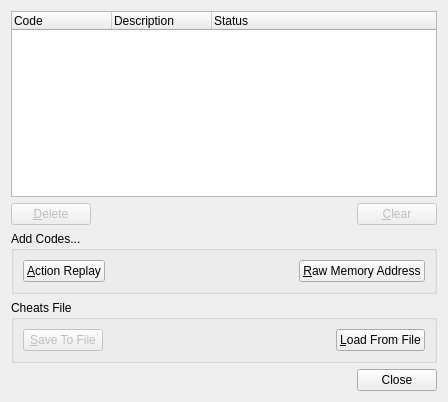
<ui version="4.0" >
 <class>UICheats</class>
 <widget class="QDialog" name="UICheats" >
  <property name="geometry" >
   <rect>
    <x>0</x>
    <y>0</y>
    <width>448</width>
    <height>402</height>
   </rect>
  </property>
  <property name="windowTitle" >
   <string>Cheats</string>
  </property>
  <layout class="QVBoxLayout" >
   <item>
    <widget class="QTreeWidget" name="twCheats" >
     <property name="columnCount" >
      <number>3</number>
     </property>
     <column>
      <property name="text" >
       <string>Code</string>
      </property>
     </column>
     <column>
      <property name="text" >
       <string>Description</string>
      </property>
     </column>
     <column>
      <property name="text" >
       <string>Status</string>
      </property>
     </column>
    </widget>
   </item>
   <item>
    <layout class="QHBoxLayout" >
     <item>
      <widget class="QPushButton" name="pbDelete" >
       <property name="enabled" >
        <bool>false</bool>
       </property>
       <property name="text" >
        <string>&amp;Delete</string>
       </property>
      </widget>
     </item>
     <item>
      <spacer>
       <property name="orientation" >
        <enum>Qt::Horizontal</enum>
       </property>
       <property name="sizeHint" >
        <size>
         <width>40</width>
         <height>20</height>
        </size>
       </property>
      </spacer>
     </item>
     <item>
      <widget class="QPushButton" name="pbClear" >
       <property name="enabled" >
        <bool>false</bool>
       </property>
       <property name="text" >
        <string>&amp;Clear</string>
       </property>
      </widget>
     </item>
    </layout>
   </item>
   <item>
    <widget class="QGroupBox" name="gbAddCodes" >
     <property name="title" >
      <string>Add Codes...</string>
     </property>
     <layout class="QHBoxLayout" >
      <item>
       <widget class="QPushButton" name="pbAR" >
        <property name="text" >
         <string>&amp;Action Replay</string>
        </property>
       </widget>
      </item>
      <item>
       <spacer>
        <property name="orientation" >
         <enum>Qt::Horizontal</enum>
        </property>
        <property name="sizeHint" >
         <size>
          <width>40</width>
          <height>20</height>
         </size>
        </property>
       </spacer>
      </item>
      <item>
       <widget class="QPushButton" name="pbRaw" >
        <property name="text" >
         <string>&amp;Raw Memory Address</string>
        </property>
       </widget>
      </item>
     </layout>
    </widget>
   </item>
   <item>
    <widget class="QGroupBox" name="groupBox" >
     <property name="title" >
      <string>Cheats File</string>
     </property>
     <layout class="QHBoxLayout" >
      <item>
       <widget class="QPushButton" name="pbSaveFile" >
        <property name="enabled" >
         <bool>false</bool>
        </property>
        <property name="text" >
         <string>&amp;Save To File</string>
        </property>
       </widget>
      </item>
      <item>
       <spacer>
        <property name="orientation" >
         <enum>Qt::Horizontal</enum>
        </property>
        <property name="sizeHint" >
         <size>
          <width>40</width>
          <height>20</height>
         </size>
        </property>
       </spacer>
      </item>
      <item>
       <widget class="QPushButton" name="pbLoadFile" >
        <property name="text" >
         <string>&amp;Load From File</string>
        </property>
       </widget>
      </item>
     </layout>
    </widget>
   </item>
   <item>
    <widget class="QDialogButtonBox" name="dbbButtons" >
     <property name="standardButtons" >
      <set>QDialogButtonBox::Close</set>
     </property>
    </widget>
   </item>
  </layout>
 </widget>
 <resources/>
 <connections>
  <connection>
   <sender>dbbButtons</sender>
   <signal>rejected()</signal>
   <receiver>UICheats</receiver>
   <slot>reject()</slot>
   <hints>
    <hint type="sourcelabel" >
     <x>347</x>
     <y>321</y>
    </hint>
    <hint type="destinationlabel" >
     <x>335</x>
     <y>376</y>
    </hint>
   </hints>
  </connection>
 </connections>
</ui>
